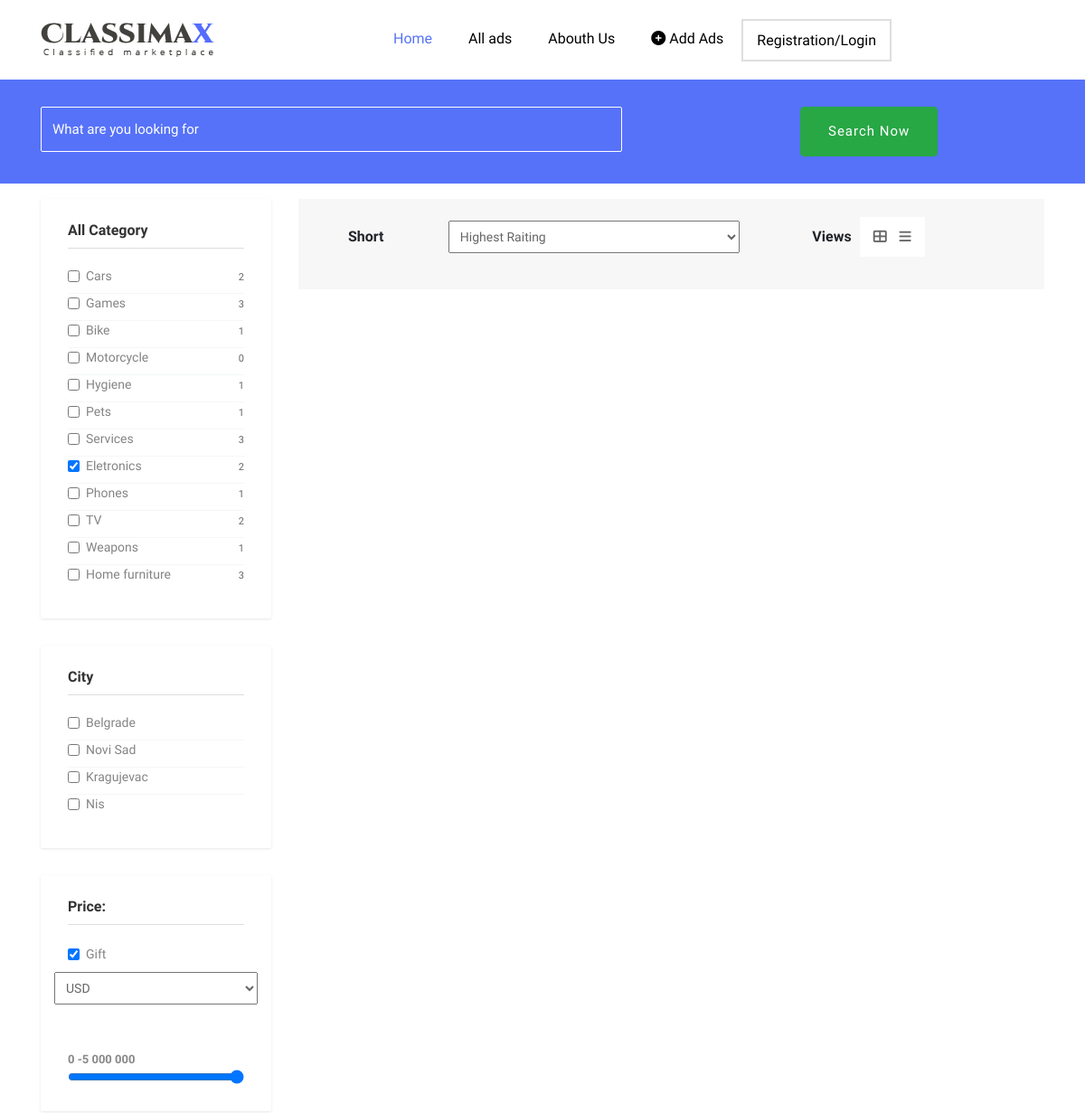
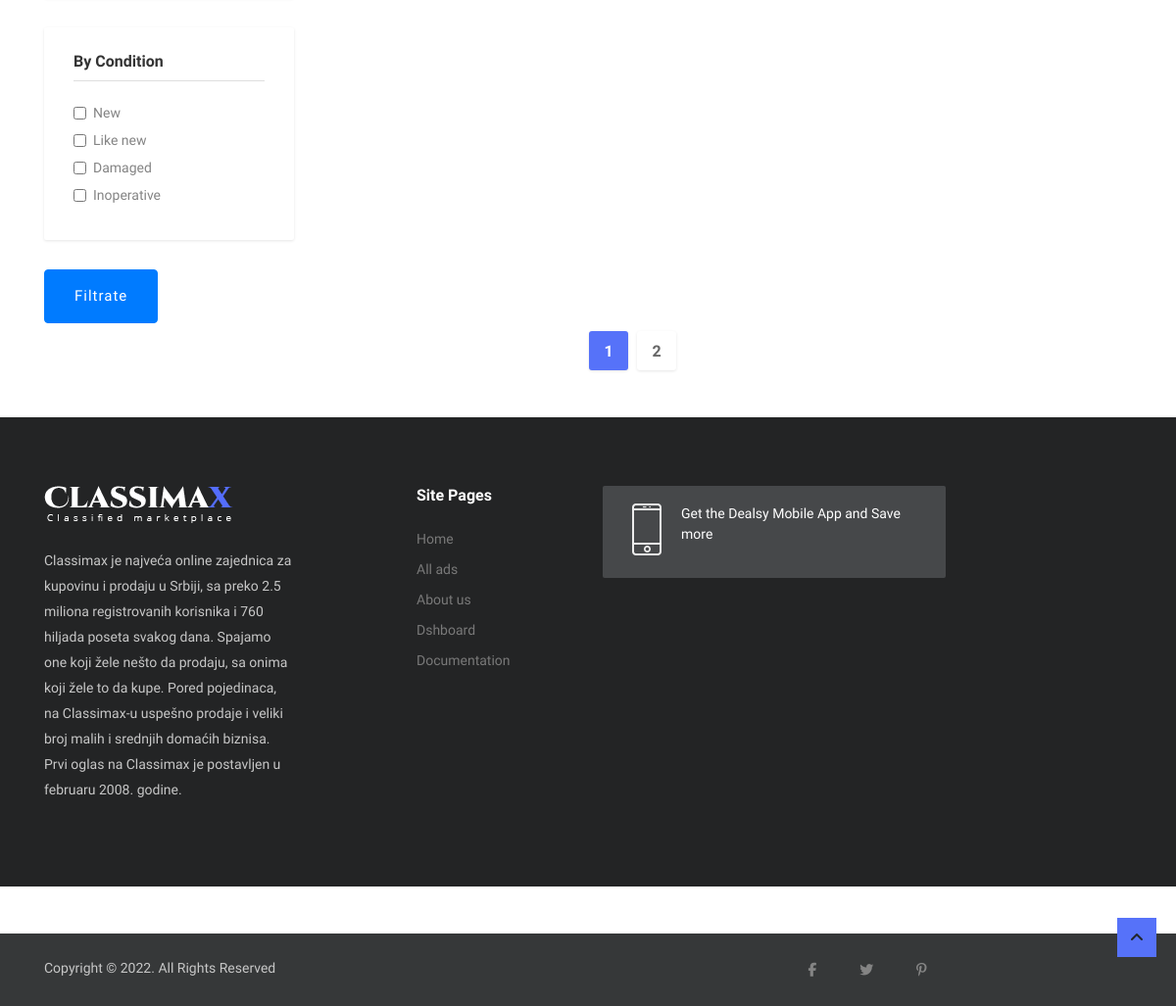
The app's page /index.php?page=category&id=10 with its own data (2 pictures, top to bottom).
### tables this page shows
CREATE TABLE `categories` (
  `id` int(11) NOT NULL,
  `category` varchar(255) NOT NULL,
  `id_parrent` int(11) DEFAULT NULL
);

CREATE TABLE `cities` (
  `id` int(11) NOT NULL,
  `city` varchar(255) NOT NULL
);

CREATE TABLE `states` (
  `id` int(11) NOT NULL,
  `state` varchar(255) NOT NULL
);

### models/function.php (called while the page is built, shortened)
<?php
function GetAllCategories(){
    global $conn;
    $res = $conn->query("SELECT * FROM categories  WHERE id_parrent IS NULL");
    return $res->fetchAll();
}
function GetAllStates(){
    global $conn;
    $res = $conn->query("SELECT * FROM states");
    return $res->fetchAll();
}
function GetAllCurrency(){
    global $conn;
    $res = $conn->query("SELECT * FROM currencies");
    return $res->fetchAll();
}
function GetAllCities(){
    global $conn;
    return $conn->query("SELECT * FROM cities")->fetchAll();
}
function GetAllAds($limit){
    global $conn;
    $q = "SELECT * ,p.id_user as id_user,c.category as category ,p.date_created as date_created,p.description as description ,p.id as post_id, i.date_start as date_start, i.date_end as date_end, pp.promotion as promotion FROM
    posts p  JOIN states stat ON p.id_state = stat.id JOIN users usr ON usr.id = p.id_user
    LEFT JOIN categories c ON p.id_category = c.id  LEFT JOIN invoices i ON p.id = i.id_post
    LEFT JOIN promotions pp ON i.id_promotion =  pp.id
    WHERE p.date_deleted IS NULL AND usr.date_deleted IS NULL AND usr.active = 1
     ORDER BY pp.promotion DESC, p.date_created DESC
     LIMIT $limit , 12";
    $q2 = "SELECT COUNT(*) as num FROM posts WHERE date_deleted IS NULL";
    $res1 = $conn->query($q)->fetchAll();
    $res2 = $conn->query($q2)->fetch()->num;
    return [
        "arr" => $res1,
        "num" => $res2
    ];
}
function GetNumPostForCategory($id_category){
    global $conn;
    $q = "SELECT COUNT(p.id) as num FROM posts p JOIN categories c ON p.id_category = c.id JOIN users u ON p.id_user = u.id
    WHERE p.date_deleted IS NULL AND u.date_deleted IS NULL AND u.active = 1 AND (c.id_parrent = $id_category OR p.id_category = $id_category)";
    return $conn->query($q)->fetch()->num;
}
?>

### views/pages/category.php (the view, shortened to what this page needs)
<?php
require_once("models/function.php");
	$limit = 0;
	$res = GetAllAds($limit);
	$num = $res['num'];
	$num_pag = ceil((int)$num / 12);
	$cities = GetAllCities();
	$states = GetAllStates();
	$categories = GetAllCategories();
	$all_currency = GetAllCurrency();
?>
<section class="page-search">
	<div class="container">
		<div class="row">
			<div class="col-md-12">
				<div class="advance-search">
						<div class="form-row">
							<div class="form-group col-lg-7">
								<input type="text" class="form-control" id="input-serach" placeholder="What are you looking for">
							</div>
							<div class="form-group offset-lg-2 col-lg-2 d-flex align-items-center">
								<button type="button" id="search" class="btn btn-success mt-4 mt-lg-0">Search Now</button>
							</div>
						</div>
				</div>
			</div>
		</div>
	</div>
</section>
<section class="section-lg mb-5">
	<div class="container">
		<div class="row">
			<div class="col-lg-12 mt-3">
			</div>
		</div>
		<div class="row">
			<div class="col-lg-3">
				<div class="category-sidebar">
					<div class="widget category-list">
	<h4 class="widget-header">All Category</h4>
	<ul class="category-list">
	<?php foreach($categories as $el):
		$ck = "";
		if(isset($_GET['id'])){
			if($el->id == $_GET['id']){
				$ck = "checked";
			}
		}else if(isset($_POST['id'])){
			if($el->id == $_POST['id']){
				$ck = "checked";
			}
		}
		?>
		<li>
			<div class="form-check d-flex">
				<label class="form-check-label col-11">
					<input class="form-check-input ck-category ck" <?=$ck?>  type="checkbox" value="<?=$el->id?>"/>
					<span><?=$el->category?></span>
				</label>
				<div class="fs-11 d-flex justify-content-end align-items-end col-1 px-0"><?=GetNumPostForCategory($el->id)?></div>
			</div>
		</li>
	<?php endforeach?>
	</ul>
</div>
<div class="widget category-list">
	<h4 class="widget-header">City</h4>
	<ul class="category-list">
		<?php foreach($cities as $el):?>
		<li>
			<div class="form-check d-flex">
				<label class="form-check-label col-10">
					<input class="form-check-input ck-city ck" type="checkbox" value="<?=$el->id?>"/>
				<span><?=$el->city?></span>
				</label>
			</div>
		</li>
		<?php endforeach?>
	</ul>
</div>
<div class="widget price-range">
	<h4 class="widget-header">Price:</h4>
	<div class="form-check d-block ml-0">
		<label class="form-check-label ml-0">
			<input class="form-check-input" checked  class="col-12 ml-0 ck" id="gift" type="checkbox" value="1"/>
			 <span>Gift</span>
		</label>
	</div>
	<div class="row form-gorup">
		<select name="curr" class=" col-12 p-2" id="curr">
			<?php foreach($all_currency as $el):?>
			<option selected value="<?=$el->currency?>"><?=$el->currency?></option>
			<?php endforeach?>
		</select>
		<div class="d-block mt-5 col-12">
			<b>0 -</b><b id="display-val">5 000 000 </b>
			<input class="d-block w-100 " type="range" name="range" id="range" step="5000"  min="5000" value="5000000" max="5000000"/>
		</div>
	</div>
</div>
<div class="widget product-shorting">
	<h4 class="widget-header">By Condition</h4>
	<?php foreach($states as $el):?>
		<div class="form-check mb-20">
		<label class="form-check-label">
			<input class="form-check-input ck-condition ck" type="checkbox" value="<?=$el->id?>"/>
			<span>	<?=$el->state?> </span>
		</label>
		</div>
	<?php endforeach?>
</div>
<div>
	<button id="filtrate" class="btn btn-primary mb-5">Filtrate</button>
</div>
				</div>
			</div>
			<div class="col-lg-9 relative">
				<div class="category-search-filter">
					<div class="row">
						<div class="col-lg-8 col-12 mb-3 d-flex align-items-center">
							<div class="container d-flex align-items-center">
								<strong class="col-3">Short</strong>
								<select class="col-8 p-2" id="sort" onchange="Filter()">
									<option value="1">Highest Raiting</option>
								</select>
							</div>
						</div>
						<div class="col-md-4 col-12 d-flex justify-content-start mb-3">
							<div id="view" class="view ">
								<strong>Views</strong>
								<ul class="list-inline view-switcher">
									<li class="list-inline-item">
										<a id="tree-col"><i class="fa fa-th-large"></i></a>
									</li>
									<li class="list-inline-item">
										<a id="one-col"><i class="fa fa-reorder"></i></a>
									</li>
								</ul>
							</div>
						</div>
					</div>
				</div>
				<div id="pagination-block" class="mx-auto w-75  pagination justify-content-center">
					<nav aria-label="Page navigation example mt-5">
						<ul class="pagination mt-5">
							<?php for($i = 0 ; $i < $num_pag; $i++):?>
								<li class="page-item <?php echo $i == 0 ? "active":"" ?>"><a class="page-link pointer" data-page="<?=$i?>" ><?=$i+1?></a></li>
							<?php endfor?>
						</ul>
					</nav>
				</div>
			</div>
		</div>
	</div>
</section>

### css/style.css (style rules this page uses)
body { line-height: 1.5; font-family: "Muli", sans-serif; }
p, li, input, select, button { font-family: "Muli", sans-serif; color: #666; font-size: 14px; font-weight: 400; }
h1, h2, h3, h4, h5, h6 { font-family: "Muli", sans-serif; font-weight: 600; color: #333; }
h4 { font-size: 18px; }
label { font-size: 14px; letter-spacing: 0; color: #848484; }
ul.pagination li { margin-right: 10px; }
ul.pagination li a { border-radius: 3px !important; font-size: 16px; padding: 0; height: 50px; width: 50px; line-height: 50px; text-align: center; border-color: transparent; box-shadow: 0px 1px 3px 0px rgba(0, 0, 0, 0.1); color: #666; }
ul.pagination .active a { background-color: #5672f9 !important; color: #fff !important; border-color: transparent !important; }
ol, ul { margin: 0; padding: 0; list-style: none; }
a { transition: all .3s ease-in 0s; color: #000; }
.form-control { border-radius: 2px; height: 50px; background-color: transparent; color: #666; box-shadow: none; font-size: 15px; }
.w-100 { width: 100%; }
button { cursor: pointer; }
.btn { font-size: 15px; letter-spacing: 1px; display: inline-block; padding: 15px 30px; border-radius: 4px; }
ul.pagination li a { font-weight: 600; border-radius: 3px !important; font-size: 16px; padding: 0; height: 40px; width: 40px; line-height: 40px; text-align: center; border-color: transparent; box-shadow: 0px 1px 3px 0px rgba(0, 0, 0, 0.1); color: #666; }
.page-search { background: #5672f9; padding: 30px 0; }
.page-search .advance-search .form-group { margin-bottom: 0; }
.page-search .advance-search .form-control { border: 1px solid #fff; color: #fff; }
.category-search-filter { background: #f7f7f7; padding: 20px; }
.category-search-filter strong { margin: 0 5px; }
.category-search-filter .view { text-align: right; }
.category-search-filter .view ul { display: inline-block; }
.category-search-filter .view ul li:not(:last-child) { margin-right: 10px; }
.category-search-filter .view ul li a { font-size: 15px; }
.category-search-filter .view .view-switcher { background: #fff; padding: 10px 15px; }
.widget { background: #fff; box-shadow: 0px 1px 3px 0px rgba(0, 0, 0, 0.1); padding: 25px 30px 30px; margin-bottom: 30px; border-radius: 2px; }
.widget .widget-header { display: block; font-size: 16px; font-weight: 600; margin-bottom: 20px; padding-bottom: 10px; border-bottom: 1px solid #dedede; }
.widget.category-list ul li:not(:last-child) { border-bottom: 1px solid #F4F7F9; }
.widget.price-range b { font-size: 13px; color: #888; }
.widget.product-shorting .form-check { margin-bottom: 4px; }

### views/fixed/nav.php (style rules this page uses)
.pointer { cursor: pointer; }

### views/pages/category.php (style rules this page uses)
.fs-11 { font-size: 11px !important; }
#pagination-block { bottom: 0px; position: absolute ; bottom: 0px; }

### records on screen
categories: category "Cars", id "2"
categories: category "Games", id "3"
categories: category "Bike", id "1"
categories: category "Motorcycle", id "0"
categories: category "Hygiene", id "1"
categories: category "Pets", id "1"
categories: category "Services", id "3"
categories: category "Eletronics", id "2"
categories: category "Phones", id "1"
categories: category "TV", id "2"
categories: category "Weapons", id "1"
categories: category "Home furniture", id "3"
cities: city "Belgrade"
cities: city "Novi Sad"
cities: city "Kragujevac"
cities: city "Nis"
states: state "New"
states: state "Like new"
states: state "Damaged"
states: state "Inoperative"

### other values on screen
form field curr "USD"
